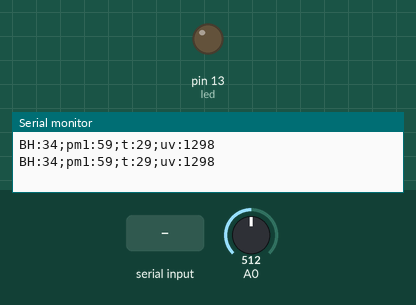
A sketch run on a simulated Arduino Uno, built with avr-gcc and run on an emulated ATmega328P. Parts: output pins drawn as LEDs (lit = HIGH), the last lines printed to the serial monitor. The test bench sets the inputs (shaded band); at power-on: A0 = 512. Random numbers use the default seed unless the sketch sets one.

Above: at 1.2 s.
1.3 s: "H" received over Serial
At 3.2 s:
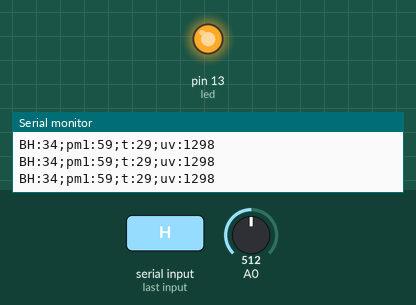
Timing chart, 0 to 4.7 s (numbered marks = the images above; inputs shaded):
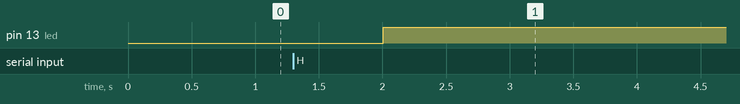

The sketch:

LeweiUpload.ino
```cpp
/*
  Lewei Upload And Control Demo
  Control LED through writeSerial method ( Write Helloworld to serial)
 */

// Pin 13 has an LED connected on most Arduino boards.
// give it a name:
int led = 13;
int ledstatus = 0;
String comdata="";

// the setup routine runs once when you press reset:
void setup() {
  // initialize the digital pin as an output.
  Serial.begin(9600);
  pinMode(led, OUTPUT);
}

// the loop routine runs over and over again forever:
void loop() {
  randomSeed(analogRead(0));

  Serial.print("BH:");
  Serial.print(random(20,50));
  Serial.print(";pm1:");
  Serial.print(random(40,80));
  Serial.print(";t:");
  Serial.print(random(19,30));
  Serial.print(";uv:");
  Serial.println(random(1200,1400)); //println not print

  while (Serial.available() > 0) {
      comdata += char(Serial.read());
      delay(2);
  }
  if (comdata.length() > 0) {
       if (comdata[0] == 'H') {
         ledstatus = ~ledstatus;
       }
       comdata="";
  }
  if (0 == ledstatus) {
      digitalWrite(led, LOW);   // turn the LED on (HIGH is the voltage level)
  } else {
      digitalWrite(led, HIGH);    // turn the LED off by making the voltage LOW
  }
  delay(1000);               // wait for a second
}
```

Measured:
- after the input at 1.3 s, pin 13 (led): LOW → HIGH after 0.71 s
